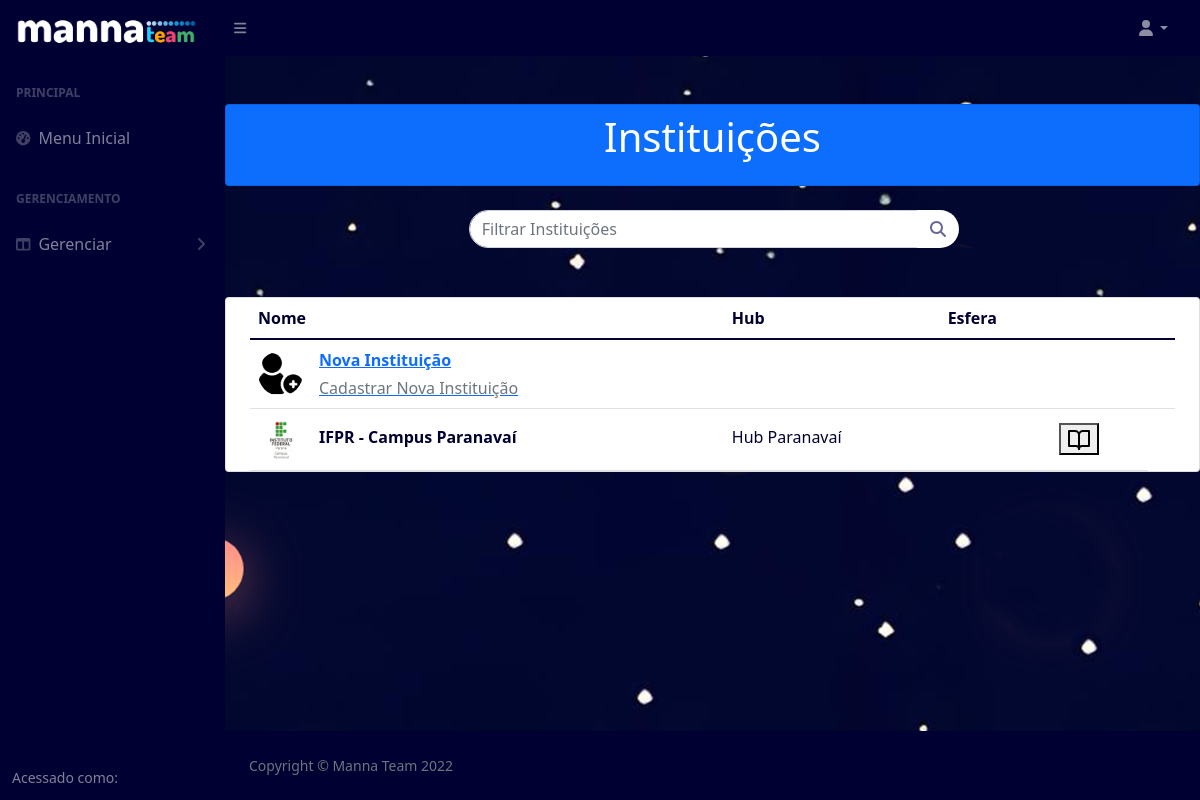
The app's page /instituicoes with its own data.
### pages/models.py (models this page shows, shortened)
class Institution(models.Model):
    photo = models.ImageField('Foto', upload_to='./static/uploads/photos/institution')
    name = models.CharField('Nome da Instituição', max_length=200)
    email = models.CharField('E-mail', max_length=50)
    fone = models.CharField('Telefone(Sem pontuação)', max_length=50)
    site = models.CharField('Site', max_length=50)
    hub = models.ForeignKey('Hub',on_delete=models.PROTECT)
    sphere = models.CharField('Esfera', choices=SPHERE_CHOICES, default="Municipal", max_length=50)
    address = models.CharField('Endereço', max_length=200)
    amountStudents = models.IntegerField('Quantidade de Alunos Relacionados ao Manna')
    description= models.CharField('Descrição', max_length=2000)

class Hub(models.Model):
    photo = models.ImageField('Foto', upload_to='./static/uploads/photos/hub')
    name = models.CharField('Nome do Hub', max_length=200)
    region = models.CharField('Região do Hub', max_length=200)
    headquarter = models.CharField('Sede do Hub', max_length=50)
    representative = models.CharField('Representante Manna', max_length=50)
    institutions= models.CharField('Instituições Afiliadas', max_length=50)
    participants = models.CharField('Membros Participantes', max_length=50)
    connection = models.CharField('Colégios Atendidos', max_length=200)
    amountStudents = models.IntegerField('Quantidade de Alunos Atendidos')
    description = models.CharField('Descrição', max_length=2000)
    def __str__(self):
        return self.name

### pages/views.py (the view)
# urls.py: path('instituicoes', InstitutionList.as_view(), name="instituicoes"),
class InstitutionList(ListView):
	login_url = reverse_lazy('login')
	model = Institution
	template_name = 'pages/institution-list.html'

### pages/templates/pages/institution-list.html (shortened to what this page needs)
{% extends 'pages/base.html' %}
{% load static %}
{% block content %}
<section class="pricing py-5">
<div class="container">
  <div class="row">
  <div class="card mb-4 bg-primary">
  <header class="bg-primary text-center py-2 mb-2">
    <div class="container">
      <h1 class="fw-light text-white">Instituições</h1>
    </div>
  </header>
  </div>
  <div id="content">
    <form class='form-inline' method="POST" action="{% url 'filtro-instituicao' %}">
      <div class="input-group">
        <input type='text' name='search' class="form-control search-form " placeholder="Filtrar Instituições">
        <span class="input-group-btn" style="width:39px">
          <button id="search-this" type="submit" class="pull-right btn btn-default search-btn">
              <i class="fa fa-search"></i>
          </button>
        </span>
      </div>
    </form>
  </div>
  <div class="card mb-4 bg-white">
  <div class="container">
    <div class="row">
      <table id ="table" class="table align-middle mb-0 bg-white">
        <thead class="bg-white">
          <tr>
            <th>Nome</th>
            <th>Hub</th>
            <th>Esfera</th>
          </tr>
        </thead>
        <tbody>
          <tr>
            <td>
              <div class="d-flex align-items-center">
                <img
                    src="{% static 'img/plus.png' %}"
                    alt=""
                    style="width: 45px; height: 45px"
                    class="rounded-circle"
                    />
                <div class="ms-3">
                  <a href="{% url 'cadastro-instituicao' %}">
                  <p class="fw-bold mb-1">Nova Instituição</p>
                  <p class="text-muted mb-0">Cadastrar Nova Instituição</p></a>
                </div>
              </div>
            </td>
            <td>
            </td>
            <td>
            </td>
            <td></td>
            <td>
            </td>
          </tr>
          {% for institution in object_list %}
          <tr>
            <td>
              <div class="d-flex align-items-center">
                <img
                    src="{{institution.photo}}"
                    alt=""
                    style="width: 45px; height: 45px"
                    class="rounded-circle"
                    />
                <div class="ms-3">
                  <p class="fw-bold mb-1">{{institution.name}}</p>
                </div>
              </div>
            </td>
            <td>
              <p class="fw-normal mb-1">{{institution.hub}}</p>
            </td>
            <td>
            </td>
            <td>
              <form method="POST" action="{% url 'instituicao' %}">
              <button type="submit"><h6 data-feather="book-open"></h6></button>
              </form>
            </td>
          </tr>
        {% endfor %}
        </tbody>
      </table>
    </div>
  </div>
</div>
 </div>
</div>
</section>
        {% endblock %}

### records on screen
Institution: photo (picture), name "IFPR - Campus Paranavaí", hub "Hub Paranavaí"
